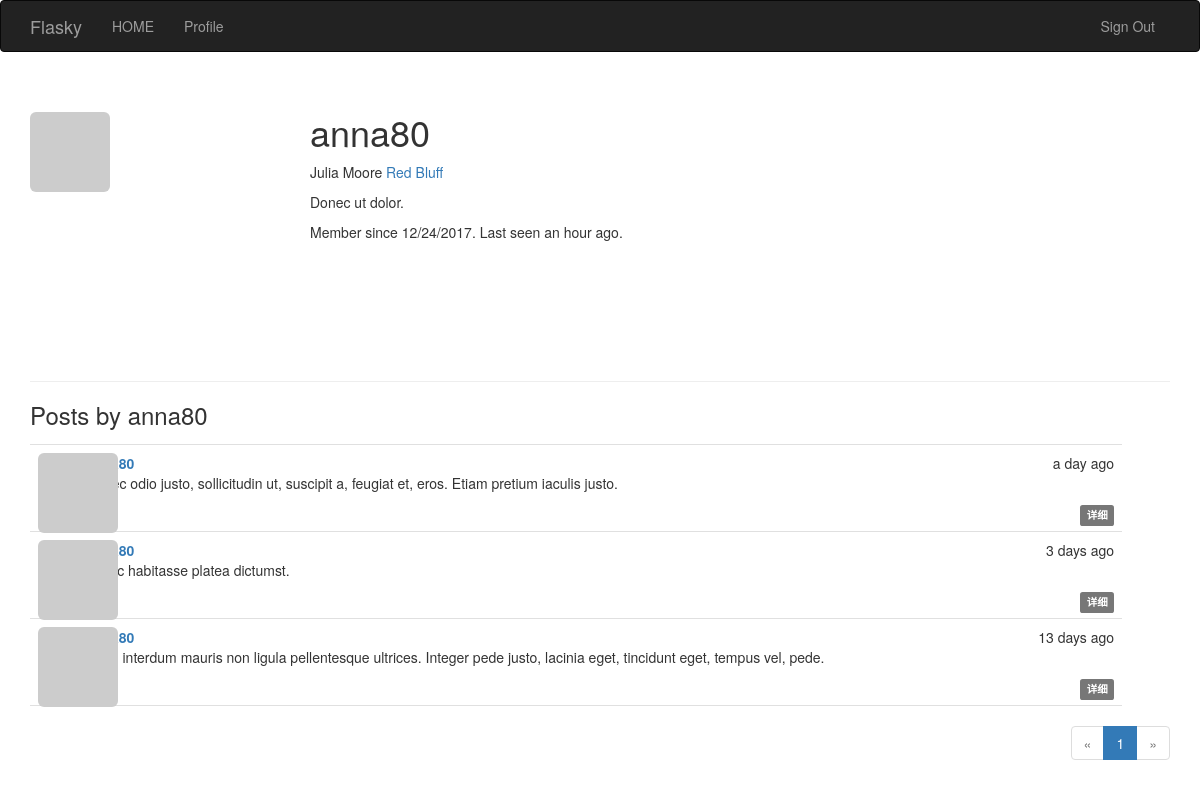
The app's page /user/anna80 (signed in) with its own data.
### app/models.py (models this page shows, shortened)
class User(UserMixin, db.Model):
    __tablename__ = 'users'
    id = db.Column(db.Integer, primary_key=True)
    email = db.Column(db.String(64), unique=True, index=True)
    username = db.Column(db.String(64), unique=True, index=True)
    password_hash = db.Column(db.String(128))
    role_id = db.Column(db.Integer, db.ForeignKey('roles.id'))
    confirmed = db.Column(db.Boolean, default=False)
    name = db.Column(db.String(64))
    location = db.Column(db.String(64))
    about_me = db.Column(db.Text())
    member_since = db.Column(db.DateTime(), default=datetime.utcnow)
    last_seen = db.Column(db.DateTime(), default=datetime.utcnow)
    posts = db.relationship('Post', backref='author', lazy='dynamic')
    @property
    def password(self):
        raise AttributeError('password is not a readable attribute')
    def can(self, permissions):
        return self.role is not None and (self.role.permissions & permissions) == permissions
    def is_administrator(self):
        return self.can(Permission.ADMINISTER)
    def ping(self):
        self.last_seen = datetime.utcnow()
        db.session.add(self)
    def gravatar(self, size=100, default='identicon', rating='g'):
        if request.is_secure:
            url = 'https://secure.gravatar.com/avatar'
        else:
            url = 'http://www.gravatar.com/avatar'
        hash = hashlib.md5(self.email.encode('utf-8')).hexdigest()
        return '{}/{}?s={}&d={}&r={}'.format(url, hash, size, default, rating)

class Post(db.Model):
    __tablename__ = 'posts'
    id = db.Column(db.Integer, primary_key=True)
    body = db.Column(db.Text)
    timestamp = db.Column(db.DateTime, index=True, default=datetime.utcnow)
    author_id = db.Column(db.Integer, db.ForeignKey('users.id'))
    body_html = db.Column(db.Text)

### app/main/views.py (the view)
@main.route('/user/<username>')
def user(username):
    user = User.query.filter_by(username=username).first()
    if user is None:
        abort(404)
    page = request.args.get('page', 1, type=int)
    pagination = user.posts.order_by(Post.timestamp.desc()).paginate(
        page, per_page=current_app.config['POSTS_PER_PAGE'],
        error_out=False)
    posts = pagination.items
    return render_template('user.html', user=user, posts=posts, pagination=pagination)

### app/auth/views.py (called while the page is built)
@auth.before_app_request
def before_request():
    if current_user.is_authenticated:
        current_user.ping()
        if not current_user.confirmed and request.endpoint[:5]!='auth.':
            flash("尽快认证账号")

### app/main/__init__.py (called while the page is built)
@main.app_context_processor
def inject_permissions():
    return dict(Permission=Permission)

### app/models.py (called while the page is built)
@login_manager.user_loader
def load_user(user_id):
    return User.query.get(int(user_id))

### app/templates/user.html (shortened to what this page needs)
{% extends "base.html"%}
{% import "_macros.html" as macros%}
{% block page_content %}
<div class="page-header">
    <img class="img-rounded profile-thumbnail" src="{{ user.gravatar(size=256)}} " >
    <div class="profile-header" >
        <h1>{{user.username}}</h1>
        {% if user.name or user.location%}
        <p>{% if user.name%}{{user.name}}{% endif%}
        {% if user.location%}<a href="http://maps.baidu.com/?q={{user.location}}">{{ user.location}}</a>{%endif%}
        </p>
        {% endif%}
        {% if user.about_me %}<p>{{ user.about_me }}</p>{% endif %}
        <p>
            Member since {{ moment(user.member_since).format('L') }}.
            Last seen {{ moment(user.last_seen).fromNow() }}.
        </p>
    </div>
</div>
<div class="posts">
    <h3>Posts by {{ user.username }}</h3>
    {% include '_posts.html'%}
{% if pagination %}
<div class="pagination">
    {{ macros.pagination_widget(pagination, '.user', username=user.username) }}
</div>
{% endif %}
</div>
{% endblock %}

### app/templates/_posts.html (shortened to what this page needs)
<ul class="posts">
    {% for post in posts %}
    <li class="post">
        <div class="post-thumbnail">
            <a href="{{ url_for('.user', username=post.author.username) }}">
                <img class="img-rounded profile-thumbnail" src="{{ post.author.gravatar(size=40) }}">
            </a>
        </div>
        <div class="post-content">
            <div class="post-date">{{ moment(post.timestamp).fromNow() }}</div>
            <div class="post-author"><a href="{{ url_for('.user', username=post.author.username) }}">{{ post.author.username }}</a></div>
            <div class="post-body">
                {% if post.body_html %}
                    {{ post.body_html |safe}}
                {% else %}
                    {{ post.body}}
                {% endif %}
            </div>
            <div class="post-footer">
                <a href="{{url_for('.post',id=post.id)}}">
                    <span class="label label-default">详细</span>
                </a>
            </div>
        </div>
    </li>
    {% endfor %}
</ul>

### app/static/styles.css (style rules this page uses)
.profile-thumbnail { position: absolute; }
.profile-header { min-height: 260px; margin-left: 280px; }
ul.posts { list-style-type: none; padding: 0px; margin: 16px 48px 0px 0px; border-top: 1px solid #e0e0e0; }
ul.posts li.post { padding: 8px; border-bottom: 1px solid #e0e0e0; }
div.post-date { float: right; }
div.post-author { font-weight: bold; }
div.post-thumbnail { position: absolute; }
div.post-content { margin-left: 48px; min-height: 48px; }
div.post-footer { text-align: right; }
div.pagination { width: 100%; text-align: right; padding: 0px; margin: 0px; }

### records on screen
User: username "anna80", name "Julia Moore", location "Red Bluff", about_me "Donec ut dolor.", member_since "12/24/2017", last_seen "an hour ago"
Post: timestamp "a day ago", body_html "Donec odio justo, sollicitudin ut, suscipit a, feugiat et, eros. Etiam pretium iaculis justo."
Post: timestamp "3 days ago", body_html "In hac habitasse platea dictumst."
Post: timestamp "13 days ago", body_html "Proin interdum mauris non ligula pellentesque ultrices. Integer pede justo, lacinia eget, tincidunt eget, tempus vel, pede."

### other values on screen
{{ p }} "1"
